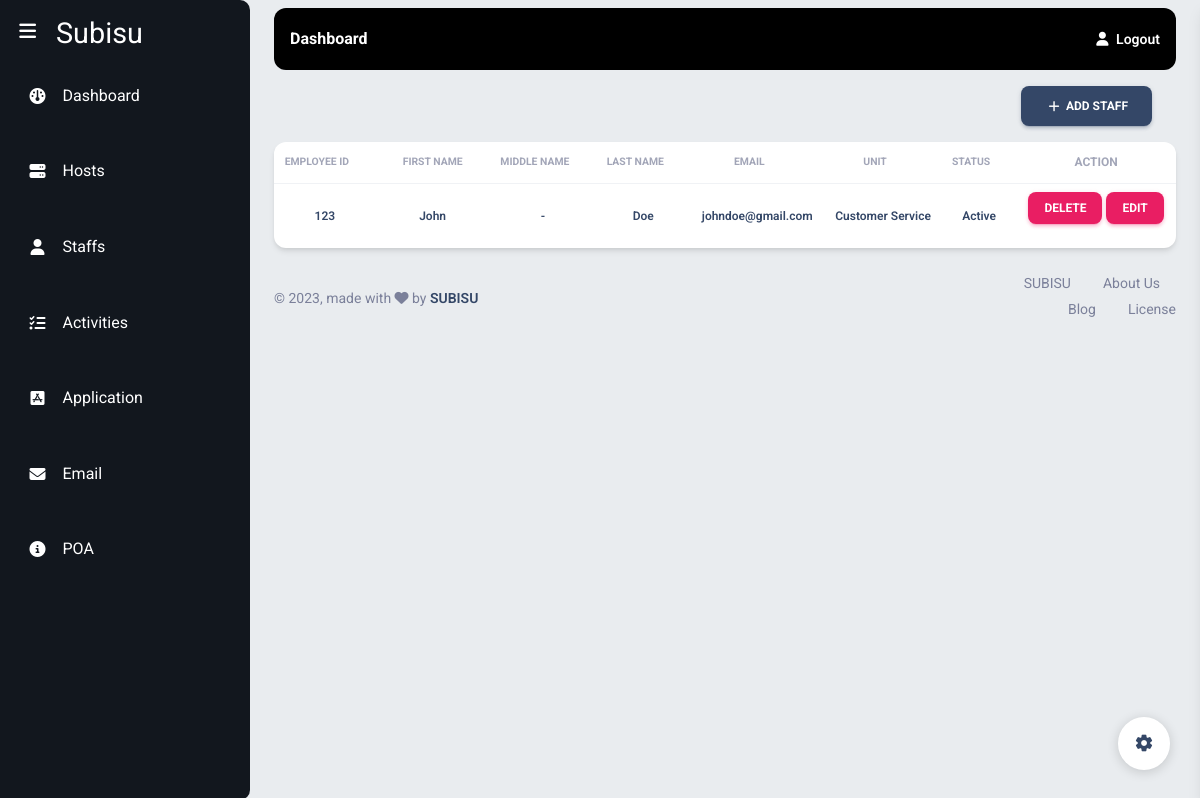
The app's page /staffs/ (signed in) with its own data.
### Models/staffs.py (models this page shows, shortened)
class Staffs(models.Model):
    user = models.OneToOneField(User,  on_delete=models.CASCADE, related_query_name='staff', null=True)
    firstName = models.CharField(max_length = 100)
    middleName = models.CharField(max_length=100, null = True, blank = True)
    lastName = models.CharField(max_length=100)
    empId = models.IntegerField()
    unitId = models.ForeignKey(Units, on_delete=models.PROTECT)
    email = models.EmailField()
    status = models.BooleanField(default= True)

### Models/units.py (models this page shows)
class Units(models.Model):
    name = models.CharField(max_length = 100)
    departmentId = models.ForeignKey(Departments, on_delete=models.PROTECT)
    unitHead = models.CharField(max_length=100)
    email = models.EmailField()
    status = models.BooleanField(default=True)
    def __str__(self):
        return self.name

### subisu/views.py (the view)
# urls.py: path('staffs/', display_staffs, name='staffs'),
@login_required()
def display_staffs(request):
    unit =  get_logged_user_info(request)[1]
    staffs = Staffs.objects.filter(unitId = unit)
    context = {
        'staffs' : staffs
    }
    return render(request, 'subisu/staffs.html', context)

### subisu/views.py (called while the page is built)
def get_logged_user_info(request):
    if request.user.is_authenticated:
        user = request.user
        staff = Staffs.objects.get(user = user) # getting the user
        unit = staff.unitId # getting the unit of staff
        department = unit.departmentId # getting the department
        return [staff, unit, department]  # return the data in a list

### task/context_processors.py (called while the page is built)
def request_processor(request):
    return {'request': request}

### templates/subisu/staffs.html
{%extends 'subisu/base.html' %}
{%block start%}
<section class="mt-3">
<div class="d-flex justify-content-end px-5">
  <a class="btn btn-icon btn-3 btn-dark ml-auto" href="{%url 'create_staff' %}">
    <span class="btn-inner--icon"><i class="material-icons">add</i></span>
    <span class="btn-inner--text">Add Staff</span>
  </a>
</div>
<div class = "px-4">
<div class="card">
  <div class="table-responsive">
    <table class="table align-items-center mb-0">
      <thead>
        <tr>
            <th class="text-center text-uppercase text-secondary text-xxs font-weight-bolder opacity-7 ps-2">Employee Id</th>
            <th class="text-center text-uppercase text-secondary text-xxs font-weight-bolder opacity-7">First Name</th>
            <th class="text-center text-uppercase text-secondary text-xxs font-weight-bolder opacity-7 ps-2">Middle Name</th>
            <th class="text-center text-uppercase text-secondary text-xxs font-weight-bolder opacity-7 ps-2">Last Name</th>
            <th class="text-center text-uppercase text-secondary text-xxs font-weight-bolder opacity-7 ps-2">email</th>
            <th class="text-center text-uppercase text-secondary text-xxs font-weight-bolder opacity-7 ps-2">Unit</th>
            <th class="text-center text-uppercase text-secondary text-xxs font-weight-bolder opacity-7 ps-2">Status</th>
            <th class="text-center text-uppercase text-secondary text-xs font-weight-bolder opacity-7">Action</th>
        </tr>
      </thead>
      <tbody>
        {% for staff in staffs %}
            <tr>
              <td class="align-middle text-center"><h6 class="mb-0 text-xs">{{staff.empId}}</h6></td>
              <td class="align-middle text-center"><h6 class="mb-0 text-xs">{{ staff.firstName }}</h6></td>
              <td class="align-middle text-center"><h6 class="mb-0 text-xs">{%if  staff.middleName%}{{ staff.middleName }}{%else%}-{%endif%}</h6></td>
              <td class="align-middle text-center"><h6 class="mb-0 text-xs">{{ staff.lastName }}</h6></td>
              <td class="align-middle text-center"><h6 class="mb-0 text-xs">{{ staff.email }}</h6></td>
              <td class="align-middle text-center"><h6 class="mb-0 text-xs">{{ staff.unitId }}</h6></td>
              <td class="align-middle text-center"><h6 class="mb-0 text-xs">{%if staff.status%} Active {%else%} Inactive {%endif%}</h6></td>
              <td class="text-center "><a href="{%url 'delete_staff' staff.id%}" class="btn btn-primary btn-sm">Delete </a>&nbsp;<a href="" class="btn btn-primary btn-sm">Edit</a></td>
            </tr>
        {% endfor %}
      </tbody>
    </table>
  </div>
</div>
</div>
</section>
{%endblock%}

### records on screen
Staffs: empId "123", firstName "John", lastName "Doe", email "johndoe@gmail.com", unitId "Customer Service", status "Active"
